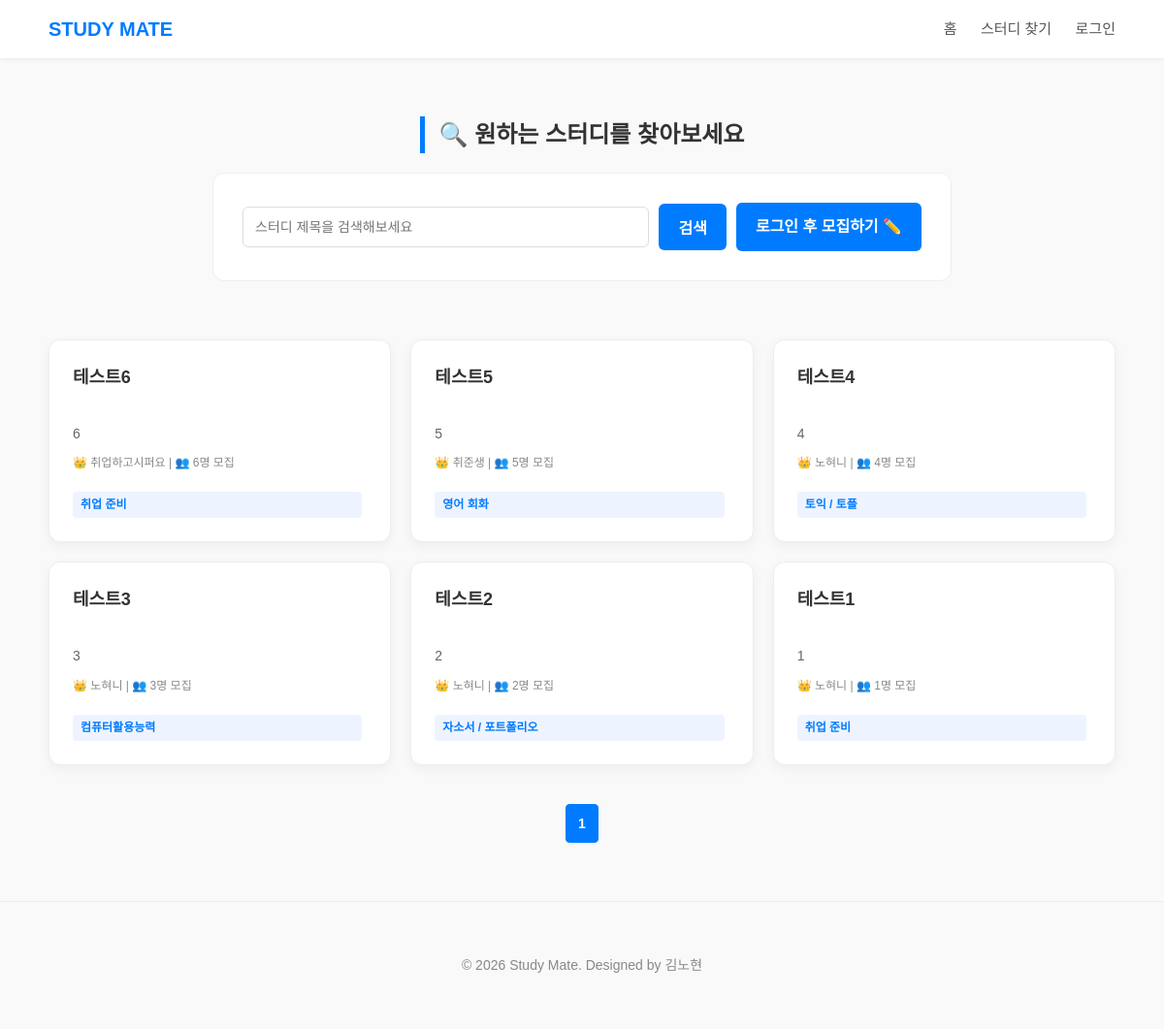
The app's page /study with its own data.
### models.py (models this page shows, shortened)
class Study(db.Model):
    __tablename__ = 'study'
    id = db.Column(db.Integer, primary_key=True)
    title = db.Column(db.String(200), nullable=False)
    category = db.Column(db.String(50), nullable=False)
    member_count = db.Column(db.Integer, nullable=False)
    content = db.Column(db.Text, nullable=False)
    date = db.Column(db.DateTime, default=get_kst_now)
    writer = db.Column(db.String(50), nullable=False)
    chat_link = db.Column(db.String(300), nullable=True)
    is_closed = db.Column(db.Boolean, default=False)

### app.py (the view)
@app.route('/study')
def study():
    page = request.args.get('page', 1, type=int) # 페이지 번호 (기본 1)
    keyword = request.args.get('keyword', type=str, default='') # 검색어 가져오기
    query = Study.query.order_by(Study.date.desc())
    if keyword:
        query = query.filter(Study.title.contains(keyword))
    pagination = query.paginate(page=page, per_page=9)
    return render_template(
        'study.html',
        pagination=pagination,
        user_nickname=session.get('user_nickname'),
        keyword=keyword  # 검색어도 같이 템플릿으로 보내줍니다 (검색창 유지용)
    )

### templates/study.html (shortened to what this page needs)
<!DOCTYPE html>
<html lang="ko">
<head>
    <link rel="stylesheet" href="{{ url_for('static', filename='css/style.css') }}">
</head>
<body>
    <header>
        <div class="nav-container">
            <a href="{{ url_for('index') }}" class="logo">STUDY MATE</a>
            <nav class="nav-menu">
                <a href="{{ url_for('index') }}">홈</a>
                <a href="{{ url_for('study') }}">스터디 찾기</a>
                {% if user_nickname %}
                <div class="user-dropdown">
                    <button class="user-btn" onclick="toggleDropdown()">
                        {{ user_nickname }} <span class="arrow">▾</span>
                    </button>
                    <div class="dropdown-menu" id="dropdownMenu">
                        <a href="{{ url_for('mypage') }}">마이페이지</a>
                        <a href="{{ url_for('my_posts') }}">내가 쓴 글</a>
                        <hr>
                        <a href="{{ url_for('logout') }}">로그아웃</a>
                    </div>
                </div>
                {% else %}
                    <a href="{{ url_for('login') }}">로그인</a>
                {% endif %}
            </nav>
        </div>
    </header>
    <main>
        <section style="text-align: center;">
            <h2 class="section-title">🔍 원하는 스터디를 찾아보세요</h2>
            <form action="{{ url_for('study') }}" method="GET" class="search-box">
                <input type="text" name="keyword" placeholder="스터디 제목을 검색해보세요"
                    value="{{ keyword if keyword else '' }}" style="margin-bottom: 0;">
                <button type="submit" class="primary-btn" style="width: auto; padding: 12px 20px;">검색</button>
                {% if user_nickname %}
                    <a href="{{ url_for('studywrite') }}" class="write-btn">모집하기 ✏️</a>
                {% else %}
                    <a href="{{ url_for('login') }}" class="write-btn">로그인 후 모집하기 ✏️</a>
                {% endif %}
            </form>
        </section>
        <section>
            <div class="study-list">
                {% for post in pagination.items %}
                <a href="{{ url_for('study_detail', study_id=post.id) }}" style="color: inherit;">
                    <article class="card">
                        <h3>{{ post.title }}</h3>
                        <p style="color: #666; font-size: 14px; margin-bottom: 10px;">
                            {% if post.content|length > 50 %}
                                {{ post.content[:50] }}...
                            {% else %}
                                {{ post.content }}
                            {% endif %}
                        </p>
                        <div style="font-size: 12px; color: #888; margin-bottom: 10px;">
                            <span>👑 {{ post.writer }}</span> |
                            <span>👥 {{ post.member_count }}명 모집</span>
                        </div>
                        <span class="tag">{{ post.category }}</span>
                    </article>
                </a>
                {% endfor %}
            </div>
            {% if pagination.total > 0 %}
            <div class="pagination">
                {% for page_num in pagination.iter_pages() %}
                    {% if page_num %}
                        {% if page_num == pagination.page %}
                            <a href="#" class="active">{{ page_num }}</a> {% else %}
                            <a href="?page={{ page_num }}">{{ page_num }}</a>
                        {% endif %}
                    {% else %}
                        <span>...</span>
                    {% endif %}
                {% endfor %}
            </div>
            {% endif %}
        </section>
    </main>
    <footer>
        <p>© 2026 Study Mate. Designed by 김노현</p>
    </footer>
</body>
</html>

### static/css/style.css (style rules this page uses)
body { font-family: 'Noto Sans KR', sans-serif; margin: 0; padding: 0; line-height: 1.6; color: #333; background-color: #f9f9f9; }
a { text-decoration: none; color:inherit; }
header { background-color: white; box-shadow: 0 2px 4px rgba(0, 0, 0, 0.05); position: sticky; top: 0; z-index: 1000; }
.nav-container { max-width: 1100px; margin: 0 auto; padding: 0 20px; height: 60px; display: flex; justify-content: space-between; align-items: center; }
.logo { font-size: 20px; font-weight: bold; color: #007bff; }
.nav-menu > a { color: #555; margin-left: 20px; font-size: 15px; transition: color 0.3s; }
main { max-width: 1100px; margin: 40px auto; padding: 0 20px; }
section { margin-bottom: 60px; }
h2 { border-left: 5px solid #007bff; padding-left: 15px; font-size: 24px; margin-bottom: 20px; }
.study-list { display: flex; gap: 20px; flex-wrap: wrap; }
.card { flex: 1; min-width: 280px; background: white; border: 1px solid #eee; padding: 24px; border-radius: 12px; box-shadow: 0 4px 12px rgba(0, 0, 0, 0.05); transition: transform 0.2s, box-shadow 0.2s; }
.card h3 { margin-top: 0; font-size: 18px; }
.tag { display: inline-block; background: #eef4ff; color:#007bff; padding: 4px 8px; border-radius: 4px; font-size: 12px; font-weight: bold; margin-top: 10px; margin-right: 5px; }
form { background: white; padding: 30px; border-radius: 12px; border: 1px solid #eee; }
input, select, textarea { width: 100%; padding: 12px; border: 1px solid #ddd; border-radius: 6px; box-sizing: border-box; font-size: 14px; font-family : 'Noto Sans KR', sans-serif; }
.primary-btn { width: 100%; padding: 14px; background-color: #007bff; color: white; border: none; border-radius: 6px; font-size: 16px; font-weight: bold; cursor: pointer; transition: background 0.3s; }
.search-box { display: flex; justify-content: center; align-items: center; gap: 10px; max-width: 700px; margin: 0 auto 40px; }
.search-box input { flex: 1; width: auto; margin-bottom: 0; }
.search-box .primary-btn { white-space: nowrap; width: auto; margin-bottom: 0; }
.write-btn { background-color: #007bff; color: white; padding: 12px 20px; border-radius: 6px; font-weight: bold; white-space: nowrap; transition: background 0.3s; display: flex; align-items: center; }
footer { text-align: center; padding: 40px; color: #888; font-size: 14px; border-top: 1px solid #eee; margin-top: 60px; }
.pagination { display: flex; justify-content: center; gap: 10px; margin-top: 40px; }
.pagination a { padding: 8px 12px; border: 1px solid #ddd; border-radius: 4px; color: #555; background: white; font-size: 14px; transition: all 0.2s; }
.pagination a.active { background-color: #007bff; color: white; border-color: #007bff; font-weight: bold; }
.study-list { display: grid; grid-template-columns: repeat(3, 1fr); gap: 20px; }
.card { width: 100%; height: 100%; box-sizing: border-box; display: flex; flex-direction: column; justify-content: space-between; }
.section-title { display: inline-block; }

### records on screen
Study: title "테스트6", content "6", writer "취업하고시퍼요", member_count "6", category "취업 준비"
Study: title "테스트5", content "5", writer "취준생", member_count "5", category "영어 회화"
Study: title "테스트4", content "4", writer "노혀니", member_count "4", category "토익 / 토플"
Study: title "테스트3", content "3", writer "노혀니", member_count "3", category "컴퓨터활용능력"
Study: title "테스트2", content "2", writer "노혀니", member_count "2", category "자소서 / 포트폴리오"
Study: title "테스트1", content "1", writer "노혀니", member_count "1", category "취업 준비"

### other values on screen
{{ page_num }} "1"
